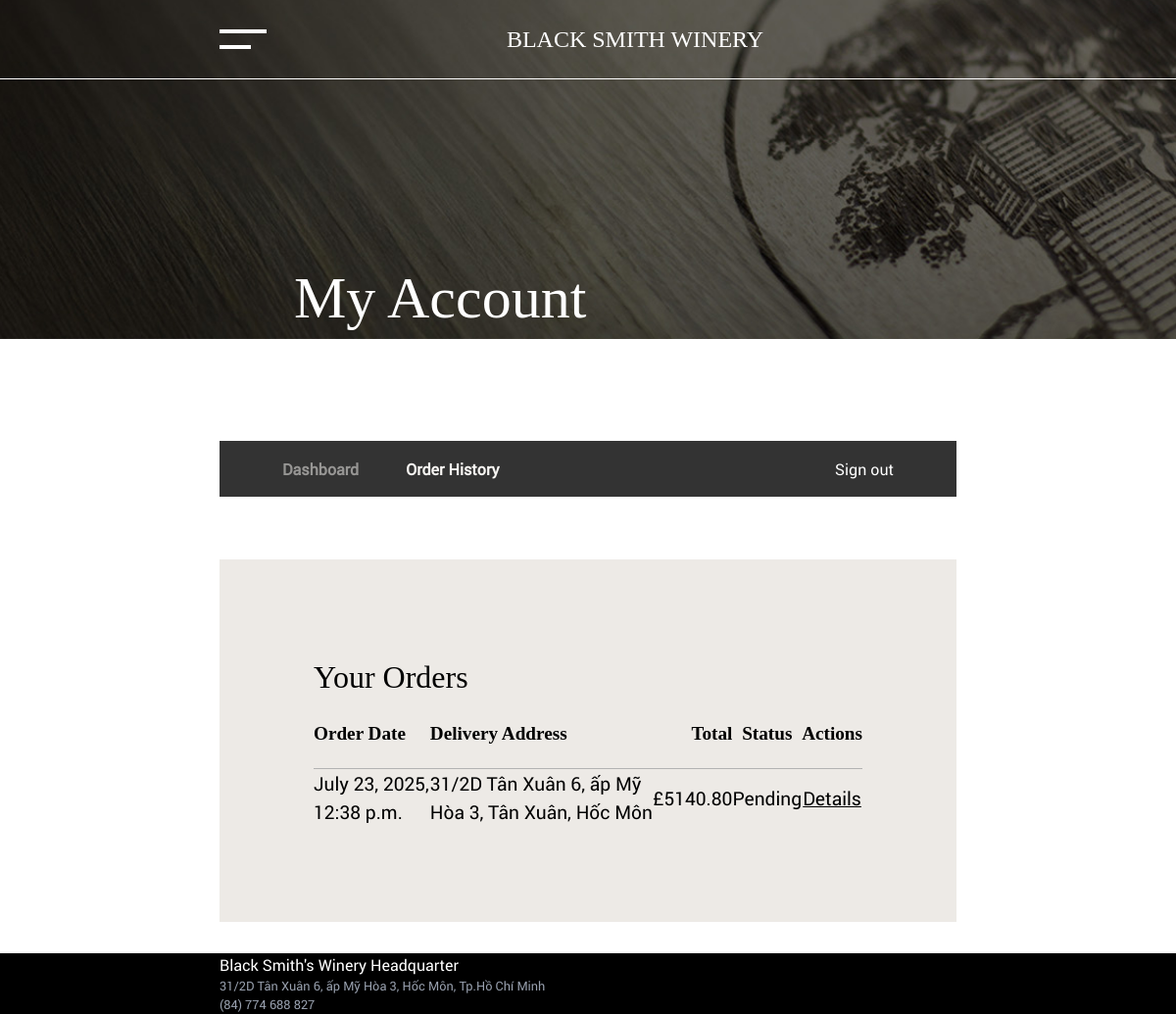
Page /account/order-history (signed in) on the earlier database version.
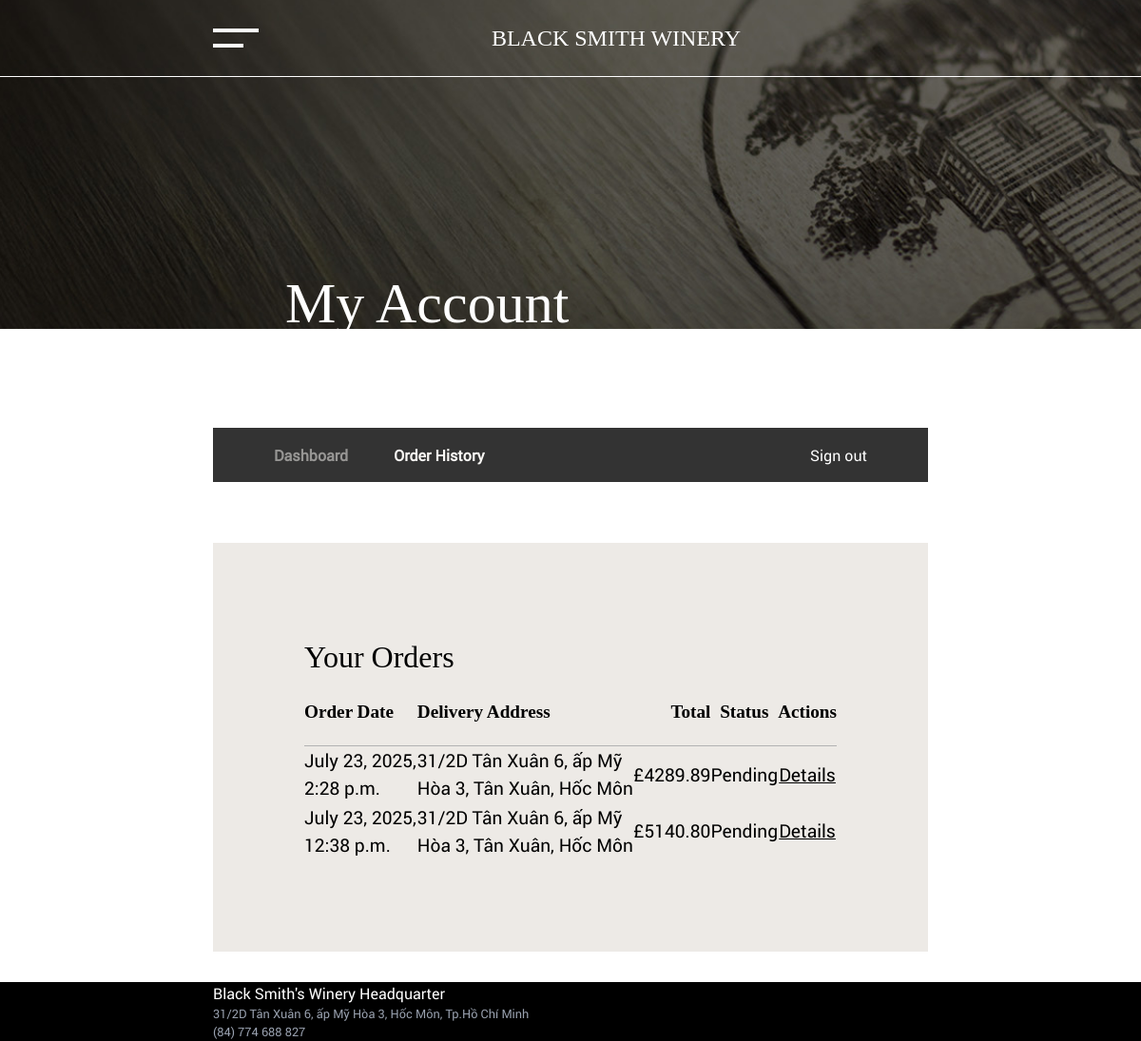
Same page on the later database version.
### order/models/order.py (models this page shows, shortened)
class Order(models.Model):
    id = models.UUIDField(primary_key=True, default=uuid.uuid4, editable=False)
    user = models.ForeignKey(
        CustomUser, on_delete=models.CASCADE, blank=True, null=True
    )
    customer_first_name = models.CharField(max_length=100)
    customer_last_name = models.CharField(max_length=100)
    customer_email = models.EmailField()
    customer_phone = models.CharField(max_length=11)
    country = models.ForeignKey(Country, on_delete=models.CASCADE)
    city = models.CharField(max_length=100)
    postal_code = models.CharField(max_length=10, null=True, blank=True)
    shipping_address = models.CharField(max_length=255)
    grand_total = models.DecimalField(decimal_places=2, max_digits=12)
    status = models.CharField(max_length=20, default="Pending")
    created_at = models.DateTimeField(auto_now_add=True)

### account/views.py (the view)
# urls.py: path("order-history", views.order_history, name="account/order-history"),
def order_history(request):
    user = request.user
    if user.is_authenticated:
        orders = Order.objects.filter(user=user).order_by("-created_at")
        context = {"orders": orders, "total_orders": len(orders)}
        return render(request, "account/order-history.html", context)
    return redirect("account/login")

### account/templates/account/order-history.html (shortened to what this page needs)
{% extends "_DashboardLayout.html" %}
{% load static %}
{% block content %}
<div class="modules--0 mt-0 mb-0 w-full h-[calc(17vw)]">
  <div class="top-[calc(-12.1rem)] h-[calc(45vw)] left-0 w-full overflow-hidden absolute">
    <div class="slide--0 inactive top-0 left-0 w-full h-full z-0 absolute">
      <div class="w-full h-full">
        <picture class="w-full h-full object-cover">
          <img class="w-full h-full object-cover" src="{% static "/images/banners/account_banner.jpg" %}" />
        </picture>
      </div>
    </div>
  </div>
  <div class="top-[25%] left-[25%] mr-auto ml-auto absolute visible">
    <h1 class="font-[GTSuperDisplay] text-white text-[5vw]">
        My Account
    </h1>
    <h1 class="font-[GTSuperDisplay] text-white text-[5vw] pt-[1rem] italic font-thin">
    </h1>
  </div>
</div>
<div class="modules--1 bg-white">
  <div class="z-[999] text-white">
    <div class="flex bg-[#333333] h-[4.8vw] z-[5] relative -mt-[2.4vw] items-center justify-between px-[4rem]">
      <div class="flex items-center justify-center">
        <div class="h-full flex items-center mr-[4vw]">
          <a class="font-bold text-[1rem] text-[#FAF8F5] opacity-50" href="{% url 'account/dashboard' %}">Dashboard</a>
        </div>
        <div class="h-full flex items-center mr-[4vw]">
          <a class="font-bold text-[1rem] text-[#FAF8F5]" href="{% url 'account/order-history' %}">Order History</a>
        </div>
      </div>
      <div>
        <a class="text-[1rem]" href="{% url 'account/logout' %}">Sign out</a>
      </div>
    </div>
  </div>
</div>
<div class="modules--2 bg-white mt-[4rem] mb-[2rem]">
  <div class="w-full bg-[#EDEAE6]">
    <div class="h-full w-full p-[6rem] ">
      <div class="flex justify-between items-center">
        <h1 class="font-[GTSuperDisplay] text-[2rem]">
          Your Orders
        </h1>
      </div>
      <div class="w-full">
        <table class="w-full">
          <thead>
            <tr class="text-[1.2rem] font-[GTSuperDisplay]">
              <th class="text-left py-[20px] border-b-[1px] border-b-[#b2b2b2]">Order Date</th>
              <th class="text-left py-[20px] border-b-[1px] border-b-[#b2b2b2]">Delivery Address</th>
              <th class="text-right py-[20px] border-b-[1px] border-b-[#b2b2b2]">Total</th>
              <th class="text-center py-[20px] border-b-[1px] border-b-[#b2b2b2]">Status</th>
              <th class="text-center py-[20px] border-b-[1px] border-b-[#b2b2b2]">Actions</th>
            </tr>
          </thead>
          <tbody class="pt-[1rem]">
            {% for order in orders  %}
            <tr class="text-[1.2rem] h-[60px]">
              <td class="text-left ml-auto">{{ order.created_at }}</td>
              <td class="text-left ml-auto">{{ order.shipping_address }}</td>
              <td class="text-right">£{{ order.grand_total }}</td>
              <td class="text-center ml-auto mr-auto">{{ order.status }}</td>
              <td class="text-center">
                <a class="underline" href="{% url 'order/details' order.id %}">Details</a>
              </td>
            </tr>
            {% endfor %}
          </tbody>
        </table>
      </div>
    </div>
  </div>
</div>
{% endblock content %}

### templates/_DashboardLayout.html (shortened to what this page needs)
{% load static tailwind_tags %}
{% load static %}
<!DOCTYPE html>
<html lang="en">
  <head>
    <link rel="stylesheet" href="https://cdnjs.cloudflare.com/ajax/libs/font-awesome/4.7.0/css/font-awesome.min.css">
    {% tailwind_css %}
  </head>
  <body class="isloaded font-[Roboto] m-0 p-0">
    <div class="root">
      <nav id="nav--bar" class="group/nav--button sticky top-0 left-0 w-full translate-y-0 bg-transparent text-white z-1200 transition-all transform ease-linear duration-200 hover:bg-white hover/nav--button:bg-black hover:text-black">
        <div class="mr-auto ml-auto w-full px-[14rem] max-[1200px]:px-[10rem] max-[1000px]:px-[4rem] border-b-[rgba(255, 255, 255, 0.2)] border-b-[0.1rem]">
          <div class="m-0 flex h-20 items-center justify-between p-0 outline-0">
            <div class="hidden max-[1400px]:block">
              <button id="nav--button" class="flex w-[6rem] h-[6rem] outline-none flex-wrap flex-col justify-center">
                <span class="nav--button-bar block w-[3rem] h-[0.2rem] mt-[0.4rem] mb-[0.4rem] bg-white group-hover/nav--button:bg-black transition-all transform ease-linear duration-200"></span>
                <span class="nav--button-bar block w-[2rem] h-[0.2rem] mt-[0.4rem] mb-[0.4rem] bg-white group-hover/nav--button:bg-black transition-all transform ease-linear duration-200"></span>
              </button>
            </div>
            <div class="flex-1 text-2xl items-center font-[GTSuperDisplay] max-[1400px]:text-center">
              <a class="" href="{% url 'home/index' %}">BLACK SMITH WINERY</a>
            </div>
          </div>
        </div>
      </nav>
      <div class="modules ml-auto mr-auto pt-[12.1rem] px-[14rem] max-[1200px]:px-[10rem] max-[1000px]:px-[4rem]">
        {% block content %}
        {% endblock content %}
      </div>
      <footer class="bg-black w-full h-full mt-1">
        <div class="mr-auto ml-auto w-full px-[14rem] max-[1200px]:px-[10rem] max-[1000px]:px-[4rem]">
          <div class="flex flex-wrap">
            <div>
              <address>
                <p class="not-italic text-white font-[400] text-[1rem]">Black Smith's Winery Headquarter</p>
                <p class="not-italic text-gray-400 font-[400] text-[0.8rem]">31/2D Tân Xuân 6, ấp Mỹ Hòa 3, Hốc Môn, Tp.Hồ Chí Minh</p>
                <p class="not-italic text-gray-400 font-[400] text-[0.8rem]">(84) 774 688 827</p>
              </address>
            </div>
          </div>
        </div>
      </footer>
    </div>
  </body>
</html>

Differences in the rows shown:
added Order: created_at "July 23, 2025, 2:28 p.m.", shipping_address "31/2D Tân Xuân 6, ấp Mỹ Hòa 3, Tân Xuân, Hốc Môn", grand_total "4289.89", status "Pending"
